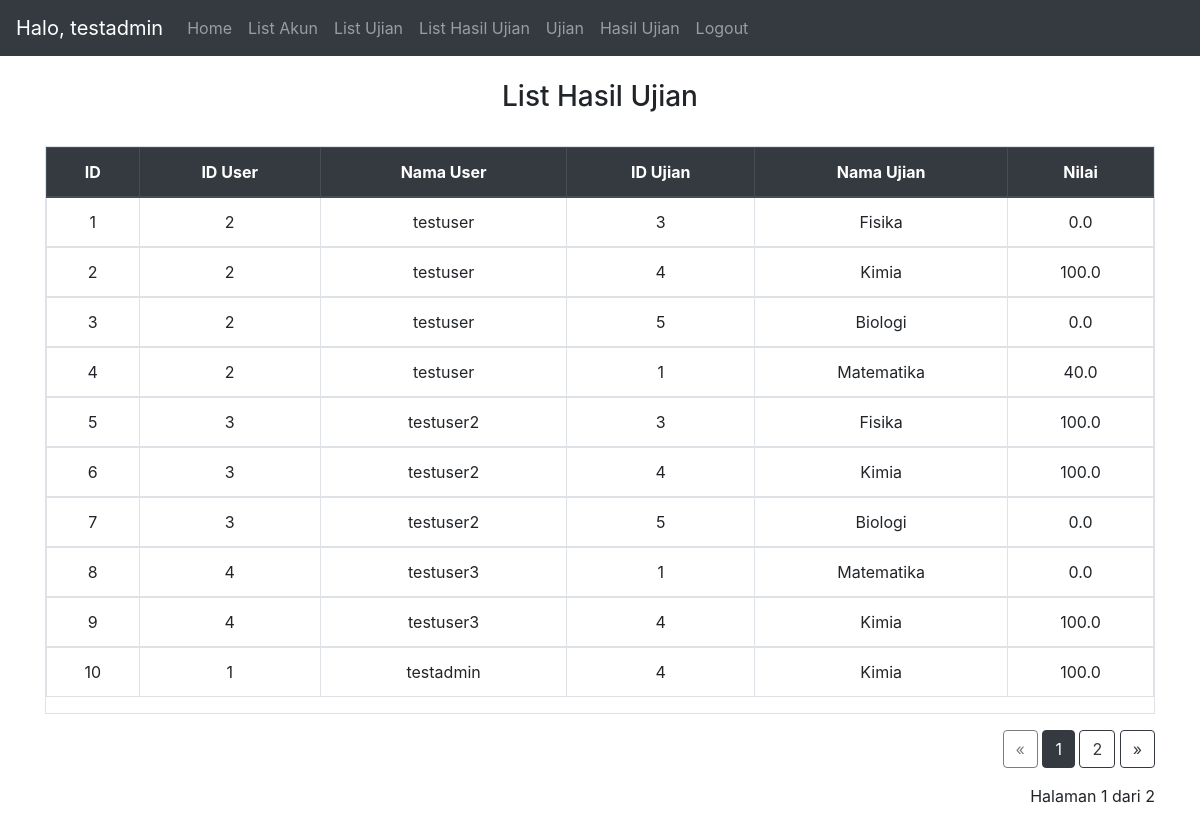
/list_result/1 (signed in), run on the app's committed database.
### website/models.py (models this page shows)
class User(db.Model, UserMixin):
    id = db.Column(db.Integer, primary_key=True)
    email = db.Column(db.String(150), unique=True)
    password = db.Column(db.String(150))
    name = db.Column(db.String(150))
    type = db.Column(db.String(150))
    notes = db.relationship('Note')
    results = db.relationship('Result')
    useranswer = db.relationship('UserAnswer')

class Result(db.Model):
    id = db.Column(db.Integer, primary_key=True)
    user_id = db.Column(db.Integer, db.ForeignKey('user.id'))
    user_name = db.Column(db.String(150))
    exam_id = db.Column(db.Integer, db.ForeignKey('exam.id'))
    exam_name = db.Column(db.String(150))
    grade = db.Column(db.Float)

### website/views.py (the view)
@views.route('/list_result/<page>', methods=['GET','POST'])
@login_required
def list_result(page):
    db_result = Result.query.paginate(page=int(page), per_page=10)
    return render_template("list_result.html", user=current_user, results=db_result)

### website/__init__.py (called while the page is built)
def create_app():
    app = Flask(__name__)
    app.config['SECRET_KEY'] = 'secret key'
    app.config['SQLALCHEMY_DATABASE_URI'] = f'sqlite:///{DB_NAME}'
    db.init_app(app)
    from .views import views
    from .auth import auth
    app.register_blueprint(views, url_prefix='/')
    app.register_blueprint(auth, url_prefix='/')
    from .models import User, Note, Exam, Result, Question,UserAnswer #,Class
    with app.app_context():
        db.create_all()
    login_manager = LoginManager()
    login_manager.login_view = 'auth.login'
    login_manager.init_app(app)
    @login_manager.user_loader
    def load_user(id):
        return User.query.get(int(id))
    return app

### website/templates/list_result.html
{% extends "base.html" %} {% block title %}List Hasil Ujian{% endblock %} {% block
    content %}
    <br>
    <h3 align="center">List Hasil Ujian</h3>
    <br>
    <div class="table table-responsive table-hover table-bordered">
      <table class="table">
        <thead class="text-center thead-dark">
          <tr>
            <th>ID</th>
            <th>ID User</th>
            <th>Nama User</th>
            <th>ID Ujian</th>
            <th>Nama Ujian</th>
            <th>Nilai</th>
          </tr>
        </thead>
        {% for result in results %}
        <tbody class="text-center">
          <td>{{result.id}}</td>
          <td>{{result.user_id}}</td>
          <td>{{result.user_name}}</td>
          <td>{{result.exam_id}}</td>
          <td>{{result.exam_name}}</td>
          <td>{{result.grade}}</td>
        </tbody>
        {% endfor %}
      </table>
    </div>
    <div class="text-right">
      <a href="{{results.prev_num}}" class="btn btn-outline-dark {% if results.page == 1 %}disabled{% endif %}">&laquo;</a>
      {% for number in results.iter_pages(left_edge=1, right_edge=1, left_current=1, right_current=2) %}
        {% if number %}
          {% if results.page != number %}
            <span>
              <a class="btn btn-outline-dark"
                  href="{{number}}">
              {{number}}
              </a>
            </span>
          {% else %}
              <span class="btn btn-dark">{{number}}</span>
          {% endif %}
        {% else %}
        ...
        {% endif %}
      {% endfor %}
      <a href="{{results.next_num}}" class="btn btn-outline-dark {% if results.page == results.pages %}disabled{% endif %}">&raquo;</a>
      <p class="text-right mt-3">
        Halaman {{ results.page }} dari {{ results.pages }}
      </p>
    </div>
    {% endblock %}

### website/templates/base.html (shortened to what this page needs)
<!DOCTYPE html>
<html>
  <head>
    <link
      rel="stylesheet"
      href="https://stackpath.bootstrapcdn.com/bootstrap/4.4.1/css/bootstrap.min.css"
    />
    <link
      rel="stylesheet"
      href="https://stackpath.bootstrapcdn.com/font-awesome/4.7.0/css/font-awesome.min.css"
    />
  </head>
  <body>
    <nav class="navbar navbar-expand-lg navbar-dark bg-dark">
      <div class="collapse navbar-collapse" id="navbar">
        <div class="navbar-nav">
          {% if user.is_authenticated %}
          <span class="navbar-brand">
            Halo, {{user.name}}
          </span>
          <a class="nav-item nav-link" id="home" href="/">Home</a>
            {% if user.type =='admin' %}
            <a class="nav-item nav-link" id="account_list" href="/list_account/1">List Akun</a>
            <a class="nav-item nav-link" id="exam_list" href="/list_exam/1">List Ujian</a>
            <a class="nav-item nav-link" id="exam_list" href="/list_result/1">List Hasil Ujian</a>
            {% endif %}
          <a class="nav-item nav-link" id="exam" href="/insert_token">Ujian</a>
          <a class="nav-item nav-link" id="exam" href="/result/1">Hasil Ujian</a>
          <a class="nav-item nav-link" id="logout" href="/logout">Logout</a>
          {% else %}
          <a class="nav-item nav-link" id="login" href="/login">Login</a>
          {% endif %}
        </div>
      </div>
    </nav>
    <div class="container">{% block content %} {% endblock %}</div>
  <br>
  </body>
</html>

### data on the page
User: name "testadmin"
Result: id "1", user_id "2", user_name "testuser", exam_id "3", exam_name "Fisika", grade "0.0"
Result: id "2", user_id "2", user_name "testuser", exam_id "4", exam_name "Kimia", grade "100.0"
Result: id "3", user_id "2", user_name "testuser", exam_id "5", exam_name "Biologi", grade "0.0"
Result: id "4", user_id "2", user_name "testuser", exam_id "1", exam_name "Matematika", grade "40.0"
Result: id "5", user_id "3", user_name "testuser2", exam_id "3", exam_name "Fisika", grade "100.0"
Result: id "6", user_id "3", user_name "testuser2", exam_id "4", exam_name "Kimia", grade "100.0"
Result: id "7", user_id "3", user_name "testuser2", exam_id "5", exam_name "Biologi", grade "0.0"
Result: id "8", user_id "4", user_name "testuser3", exam_id "1", exam_name "Matematika", grade "0.0"
Result: id "9", user_id "4", user_name "testuser3", exam_id "4", exam_name "Kimia", grade "100.0"
Result: id "10", user_id "1", user_name "testadmin", exam_id "4", exam_name "Kimia", grade "100.0"

### other printed values
{{ number }} "1"
{{ number }} "2"
{{ results.page }} "1"
{{ results.pages }} "2"
